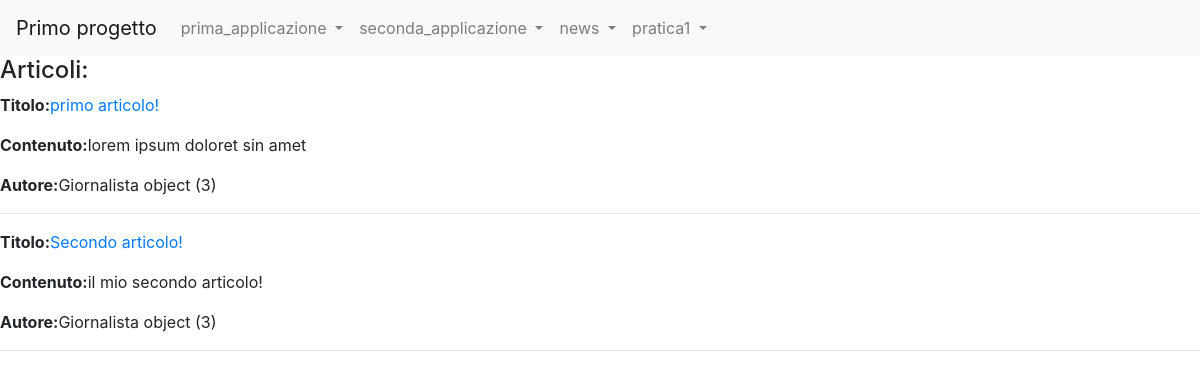
/news/lista_articoli/, run on the app's committed database.
### news/models.py (models this page shows)
class Articolo(models.Model):
    titolo=models.CharField(max_length=20)
    contenuto=models.TextField()
    giornalista=models.ForeignKey(Giornalista, on_delete=models.CASCADE,related_name="articoli")
    class Meta:
        verbose_name="Articolo"
        verbose_name_plural="Articoli"

class Giornalista(models.Model):
    nome=models.CharField(max_length=20)
    cognome=models.CharField(max_length=20)
    class Meta:
        verbose_name="Giornalista"
        verbose_name_plural="Giornalisti"

### news/views.py (the view)
# urls.py: path('lista_articoli/', ArticoloListView.as_view(), name="lista_articoli"),
class ArticoloListView(ListView):
    model = Articolo
    template_name = "lista_articoli.html"
    def get_context_data(self, **kwargs):
        context = super().get_context_data(**kwargs)
        context["articoli"]= Articolo.objects.all()
        return context

### news/templates/lista_articoli.html (shortened to what this page needs)
{% extends 'base.html' %}
{%block content%}
<h4>Articoli:</h4>
    {% for articolo in articoli %}
        <p><strong>Titolo:</strong><a href="/news/articoli/{{articolo.id}}">{{articolo.titolo}}</a></p>
        <p><strong>Contenuto:</strong>{{articolo.contenuto}}</p>
        <p><strong>Autore:</strong>{{articolo.giornalista}}</p>
        <hr>
    {% endfor %}
    {%endblock content%}

### data on the page
Articolo: titolo "primo articolo!", contenuto "lorem ipsum doloret sin amet", giornalista "Giornalista object (3)"
Articolo: titolo "Secondo articolo!", contenuto "il mio secondo articolo!", giornalista "Giornalista object (3)"
